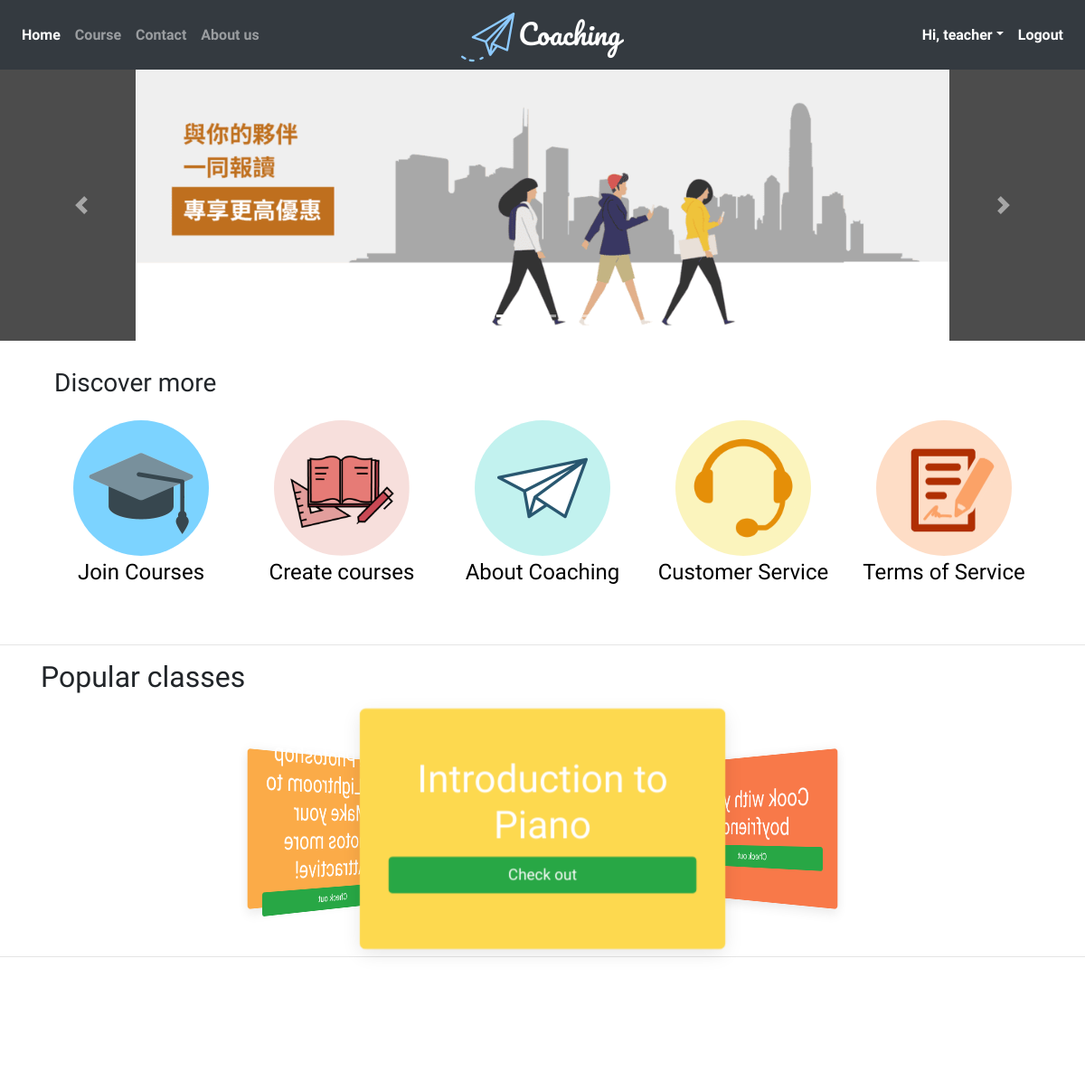
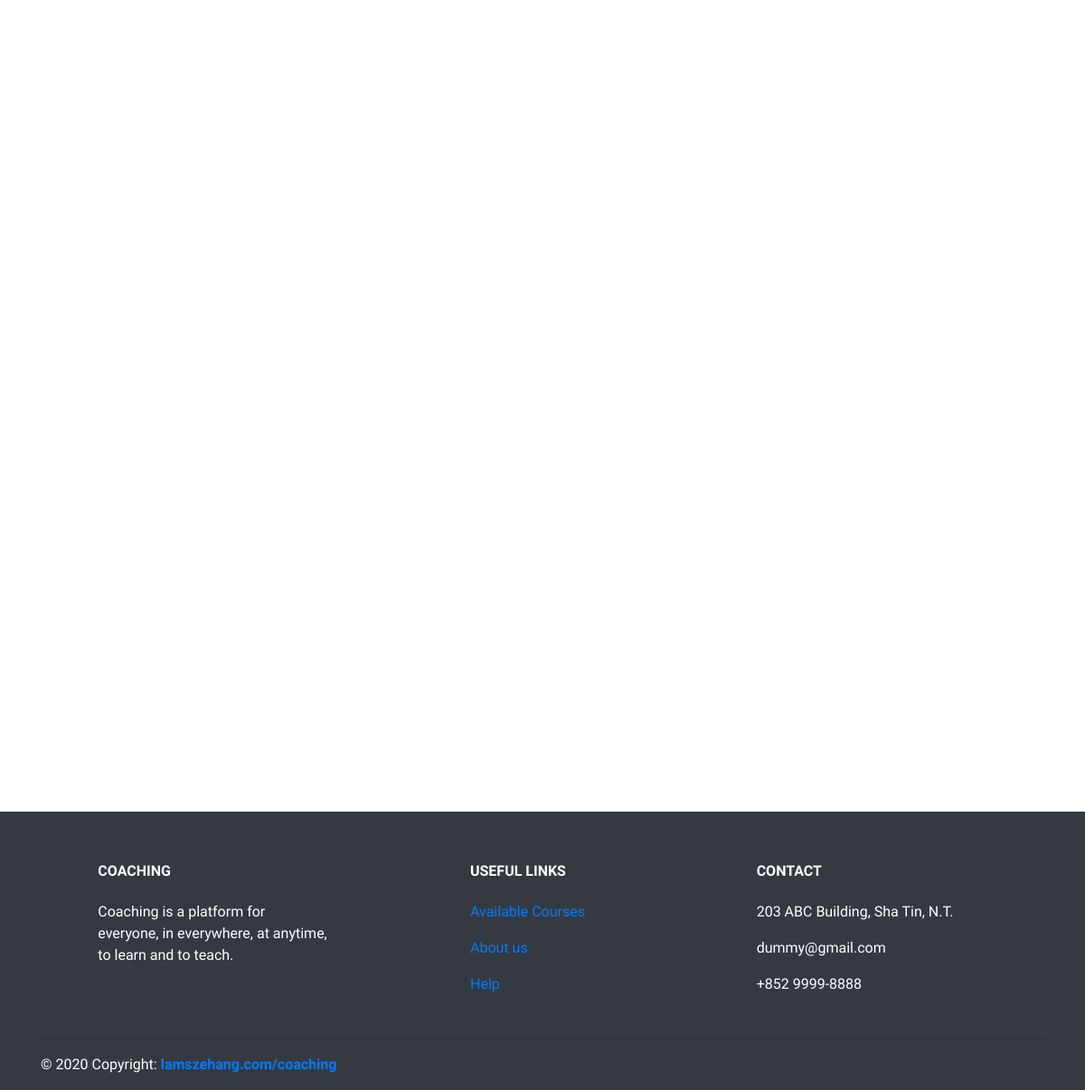
The page / (signed in) on the database its author committed (2 pictures, top to bottom).
### tables this page shows
CREATE TABLE `courseinfo` (
  `courseId` int(255) NOT NULL,
  `courseName` varchar(255) DEFAULT NULL,
  `courseCategory` varchar(255) DEFAULT NULL,
  `courseContent` text,
  `courseFee` decimal(8,2) DEFAULT NULL,
  `courseImage` longblob,
  `createdBy` int(255) DEFAULT NULL,
  `skypeId` varchar(255) DEFAULT NULL
);

### index.php (the view, shortened to what this page needs)
<!DOCTYPE html>
<html lang="en">
<head>
    <link rel="stylesheet" href="https://stackpath.bootstrapcdn.com/bootstrap/4.4.1/css/bootstrap.min.css"
>
    <link rel="stylesheet" href="./style.css">
</head>
<body>
    <?php
    $servername = "localhost";
    $dbusername = "coachingAdmin";
    $dbpassword = "admin3105";
    $dbname = "coachingdb";
    $conn = mysqli_connect($servername, $dbusername, $dbpassword) or die("Connection failed");
    mysqli_select_db($conn, $dbname) or die("Could not select database");
    ?>
    <nav class="navbar navbar-expand-lg navbar-dark bg-dark sticky-top">
        <div class="navbar-collapse collapse w-100 order-1 order-md-0 dual-collapse2">
            <ul class="navbar-nav mr-auto">
                <li class="nav-item active">
                    <a class="nav-link" href="./index.php">Home</a>
                </li>
                <li class="nav-item">
                    <a class="nav-link" href="./availableCourse.php">Course</a>
                </li>
                <li class="nav-item">
                    <a class="nav-link" href="./contactUs.php">Contact</a>
                </li>
                <li class="nav-item">
                    <a class="nav-link" href="./aboutus.php">About us</a>
                </li>
            </ul>
        </div>
        <div class="mx-auto order-0">
            <img src="./images/logo.png" alt="">
        </div>
        <?php
            if (isset($_SESSION["userid"])){
                if($_SESSION["usertype"] == 1){
                    $username = $_SESSION["username"];
                    print('<div class="navbar-collapse collapse w-100 order-3 dual-collapse2">');
                    print('<ul class="navbar-nav ml-auto">');
                    print('<li class="nav-item active dropdown">');
                        print('<a class="nav-link dropdown-toggle" href="" id="teacherDropDownMenu" data-toggle="dropdown" aria-haspopup="true" aria-expanded="false">Hi, ' . "$username</a>");
                    print('</li>');
                    print('<li class="nav-item active">');
                    print('<a class="nav-link" href="logout.php" id="logoutBtn">Logout</a>');
                    print('</li>');
                    print('</ul>');
                    print('</div>');
                }
            }
            ?>
    </nav>
    <div id="carouselExampleIndicators" class="carousel slide carousel-fade" data-ride="carousel">
      <ol class="carousel-indicators">
        <li data-target="#carouselExampleIndicators" data-slide-to="0" class="active"></li>
        <li data-target="#carouselExampleIndicators" data-slide-to="1"></li>
        <li data-target="#carouselExampleIndicators" data-slide-to="2"></li>
      </ol>
      <div class="carousel-inner">
        <div class="carousel-item active">
          <img src="./images/carousel3.png" class="d-block w-100" alt="Image Error">
        </div>
      </div>
      <a class="carousel-control-prev" href="#carouselExampleIndicators" role="button" data-slide="prev">
        <span class="carousel-control-prev-icon" aria-hidden="true"></span>
      </a>
      <a class="carousel-control-next" href="#carouselExampleIndicators" role="button" data-slide="next">
        <span class="carousel-control-next-icon" aria-hidden="true"></span>
      </a>
    </div>
    <div class="container" id="indexDiscover">
      <div class="row">
        <div class="col-12">
          <h3>Discover more</h3>
        </div>
        <div class="col">
        </div>
      </div>
      <div class="row">
        <div class="col discoverContent">
            <a href="./availableCourse.php" class="discoverAnchor">
              <img src="./images/join_courses.png" class="rounded-circle" width="150" height="150">
              <p class="discoverTitle">Join Courses</p>
            </a>
        </div>
        <?php
            if (!isset($_SESSION["usertype"])){
                print('
                <div class="col discoverContent">
                    <a href="./signup.html" class="discoverAnchor">
                      <img src="./images/become_a_teacher.png" class="rounded-circle" width="150" height="150">
                      <p class="discoverTitle">Become a Teacher</p>
                    </a>
                </div>
                ');
            }elseif ($_SESSION["usertype"] == 1){
                print('
                <div class="col discoverContent">
                    <a href="./createCourseForm.php" class="discoverAnchor">
                      <img src="./images/create_course.png" class="rounded-circle" width="150" height="150">
                      <p class="discoverTitle">Create courses</p>
                    </a>
                </div>
                ');
            }
        ?>
        <div class="col discoverContent">
            <a href="./aboutus.php" class="discoverAnchor">
              <img src="./images/about_coaching.png" class="rounded-circle" width="150" height="150">
              <p class="discoverTitle">About Coaching</p>
            </a>
        </div>
        <div class="col discoverContent">
            <a href="./contactUs.php" class="discoverAnchor">
              <img src="./images/customer_service.png" class="rounded-circle" width="150" height="150">
              <p class="discoverTitle">Customer Service</p>
            </a>
        </div>
        <div class="col discoverContent">
            <a href="./termsOfService.php" class="discoverAnchor">
              <img src="./images/terms_of_service.png" class="rounded-circle" width="150" height="150">
              <p class="discoverTitle">Terms of Service</p>
            </a>
        </div>
      </div>
    </div>
    <hr>
    <div class="container">
      <h2>Popular classes</h2>
    </div>
    <?php
    $result = mysqli_query($conn, "SELECT courseId, COUNT(*) as frequency FROM bill GROUP BY courseId LIMIT 3");
    $frequency = array();
    while ($row = mysqli_fetch_assoc($result)) {
      array_push($frequency, $row["courseId"]);
    }
    $first = $frequency[0];
    $second = $frequency[1];
    $third = $frequency[2];
    ?>
    <div class="d-flex justify-content-center">
      <figure class="icon-cards mt-3">
        <div class="icon-cards__content">
          <div class="icon-cards__item d-flex align-items-center justify-content-center">
              <?php
                $result = mysqli_query($conn, "SELECT * FROM courseinfo WHERE courseId='$first'");
                $row = mysqli_fetch_assoc($result);
                $name = $row["courseName"];
                print("<span class=\"h1 carouselSpan align-middle\">");
                print("<h1 class=\"carouseHeader\">$name</h1>");
                print("<a class=\"btn btn-success btn-block\" href=\"paypal_checkout/payout.php?courseid=$first\" role=\"button\">Check out</a>");
                print("</span>");
              ?>
          </div>
          <div class="icon-cards__item d-flex align-items-center justify-content-center">
              <?php
                $result = mysqli_query($conn, "SELECT * FROM courseinfo WHERE courseId='$second'");
                $row = mysqli_fetch_assoc($result);
                $name = $row["courseName"];
                print("<span class=\"h1 carouselSpan align-middle\">");
                print("<h1 class=\"carouseHeader\">$name</h1>");
                print("<a class=\"btn btn-success btn-block\" href=\"paypal_checkout/payout.php?courseid=$second\" role=\"button\">Check out</a>");
                print("</span>");
              ?>
          </div>
          <div class="icon-cards__item d-flex align-items-center justify-content-center">
            <?php
                $result = mysqli_query($conn, "SELECT * FROM courseinfo WHERE courseId='$third'");
                $row = mysqli_fetch_assoc($result);
                $name = $row["courseName"];
                print("<span class=\"h1 carouselSpan align-middle\">");
                print("<h1 class=\"carouseHeader\">$name</h1>");
                print("<a class=\"btn btn-success btn-block\" href=\"paypal_checkout/payout.php?courseid=$third\" role=\"button\">Check out</a>");
                print("</span>");
              ?>
          </div>
        </div>
      </figure>
    </div>
    <hr>
    <div class="bg-white py-5">
      <div class="container py-5">
      </div>
    </div>
    <footer class="page-footer font-small text-white bg-dark pt-4">
      <div class="container text-center text-md-left">
        <div class="row text-center text-md-left mt-3 pb-3">
          <div class="col-md-3 col-lg-3 col-xl-3 mx-auto mt-3">
            <h6 class="text-uppercase mb-4 font-weight-bold">Coaching</h6>
            <p>Coaching is a platform for everyone, in everywhere, at anytime, to learn and to teach.</p>
          </div>
          <div class="col-md-3 col-lg-2 col-xl-2 mx-auto mt-3">
            <h6 class="text-uppercase mb-4 font-weight-bold">Useful links</h6>
            <p>
              <a href="./availableCourse.php">Available Courses</a>
            </p>
            <p>
              <a href="./aboutus.php">About us</a>
            </p>
            <p>
              <a href="./contactUs.php">Help</a>
            </p>
          </div>
          <div class="col-md-4 col-lg-3 col-xl-3 mx-auto mt-3">
            <h6 class="text-uppercase mb-4 font-weight-bold">Contact</h6>
            <p>
              203 ABC Building, Sha Tin, N.T.</p>
            <p>
              </i> dummy@gmail.com</p>
            <p>
              </i>+852 9999-8888</p>
          </div>
        </div>
        <hr>
        <div class="row d-flex align-items-center">
          <div class="col-md-7 col-lg-8">
            <p class="text-center text-md-left">© 2020 Copyright:
              <a href="https://lamszehang.com/coaching/">
                <strong>lamszehang.com/coaching</strong>
              </a>
            </p>
          </div>
        </div>
      </div>
    </footer>
</body>
</html>

### style.css (style rules this page uses)
* { padding: 0; margin: 0; font-family: 'Baloo 2', cursive; }
#indexDiscover, .indexDiscover { padding: 30px; }
#indexDiscover .discoverContent { text-align: center; }
.discoverTitle { font-size: 1.5em; }
.discoverAnchor { text-decoration: none; color: black; }
nav { font-weight: bold; }
.carousel .carousel-item { height: 300px; background-color: rgba(0, 0, 0, 0.7); }
.carousel .carousel-item img { min-height: 300px; max-height: 300px; object-fit: scale-down; }
.carousel-fade .carousel-item { opacity: 0; transition-duration: .6s; transition-property: opacity; }
.carousel-fade .carousel-item.active, .carousel-fade .carousel-item-next.carousel-item-left, .carousel-fade .carousel-item-prev.carousel-item-right { opacity: 1; }
.carousel-fade .carousel-item-next, .carousel-fade .carousel-item-prev, .carousel-fade .carousel-item.active, .carousel-fade .active.carousel-item-left, .carousel-fade .active.carousel-item-prev { transform: translateX(0); transform: translate3d(0, 0, 0); }
.icon-cards { position: relative; width: 60vw; height: 40vw; max-width: 380px; max-height: 250px; margin: 0; color: white; perspective: 1000px; transform-origin: center; }
.icon-cards__content { position: absolute; width: 100%; height: 100%; transform-origin: center; transform-style: preserve-3d; transform: translateZ(-30vw) rotateY(0); animation: carousel 10s infinite cubic-bezier(0.77, 0, 0.175, 1) forwards; }
.icon-cards__item { position: absolute; top: 0; left: 0; right: 0; bottom: 0; width: 60vw; height: 40vw; max-width: 380px; max-height: 250px; box-shadow: 0 5px 20px rgba(0, 0, 0, .1); border-radius: 6px; transform-origin: center; }
.icon-cards__item:nth-child(1) { background: #fdd94f; transform: rotateY(0) translateZ(35vw); }
.icon-cards__item:nth-child(2) { background: #f87949; transform: rotateY(120deg) translateZ(35vw); }
.icon-cards__item:nth-child(3) { background: #fbab48; transform: rotateY(240deg) translateZ(35vw); }

### index.php (style rules this page uses)
.carouselSpan { padding: 30px; text-align: center; }

### rows shown on the page
courseinfo: courseName "Introduction to Piano"
courseinfo: courseName "Cook with your boyfriend!"
courseinfo: courseName "Use Photoshop and Lightroom to Make your Photos more Attractive!"

### other values the page prints
$username "teacher"
